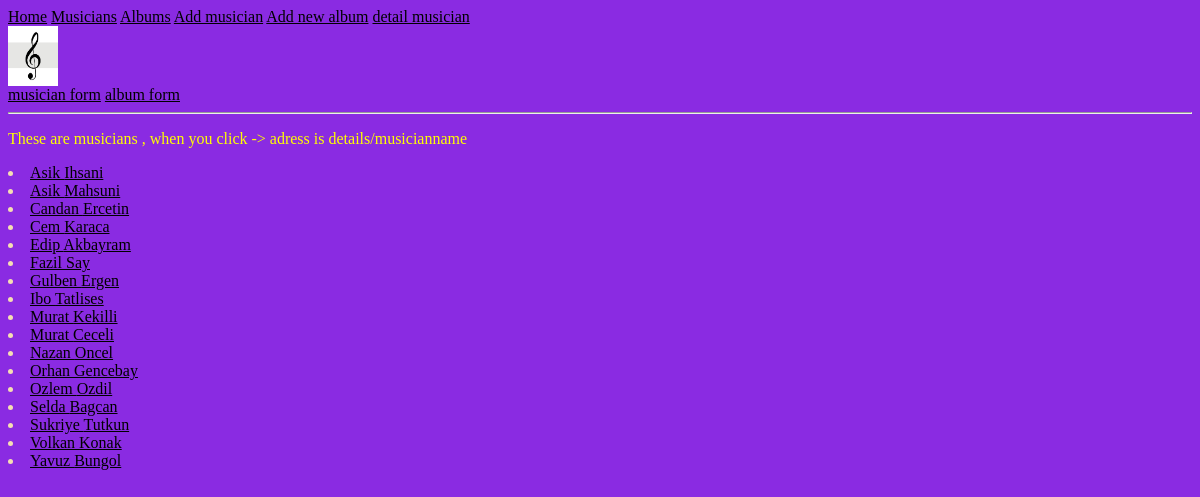
The page /details/ on the database as committed earlier.
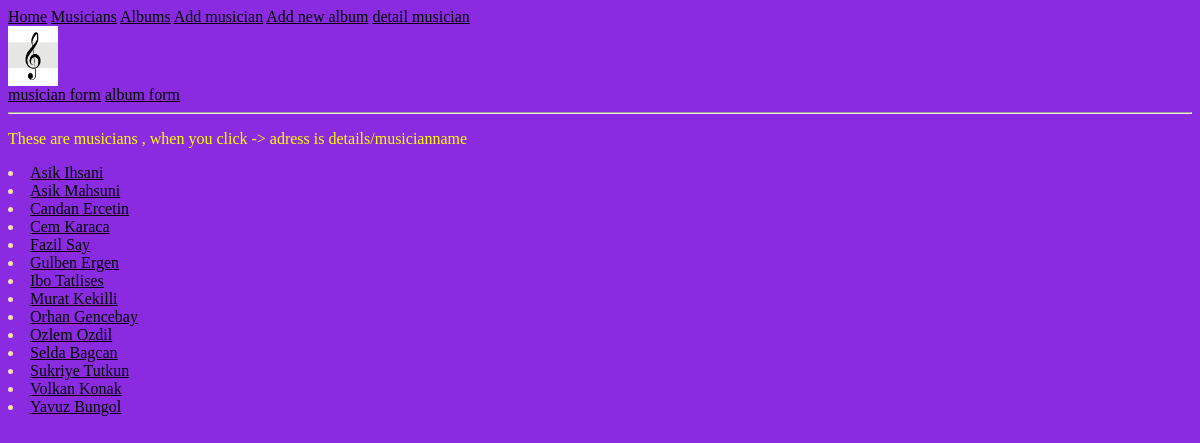
The same page on the database as committed later.
### my_app/models.py (models this page shows, shortened)
class Musician(models.Model):
    first_name = models.CharField(max_length=30)
    last_name = models.CharField(max_length=30)
    tool = models.CharField(max_length=30)
    class Meta:
        ordering = ['first_name']

### my_app/views.py (the view)
# urls.py: path('details/',views.detailSinger, name="detailsingerpage"),
def detailSinger(request):
    singer_list = Musician.objects.all()
    url = []
    for x in singer_list:
        url.append(x.first_name + "_"+x.last_name)
    context = {
        "object_list":singer_list,
        "urls_list":url,
    }
    return render (request,"my_app/detail_singer.html",context)

### templates/my_app/detail_singer.html (shortened to what this page needs)
{% extends 'my_app/base.html' %}
{% block content %}
<head>
</head>
<p>These are musicians , when you click -> adress is details/musicianname</p>
    {% for x in object_list %}
        <li><a href="{% url 'finaldetail' x.id %}"> {{x.first_name}} {{x.last_name}}  </a>     </li>
    {% endfor %}
{% endblock %}

Rows that differ between the two databases and show on the page:
removed Musician: first_name "Edip", last_name "Akbayram"
removed Musician: first_name "Murat", last_name "Ceceli"
removed Musician: first_name "Nazan", last_name "Oncel"
